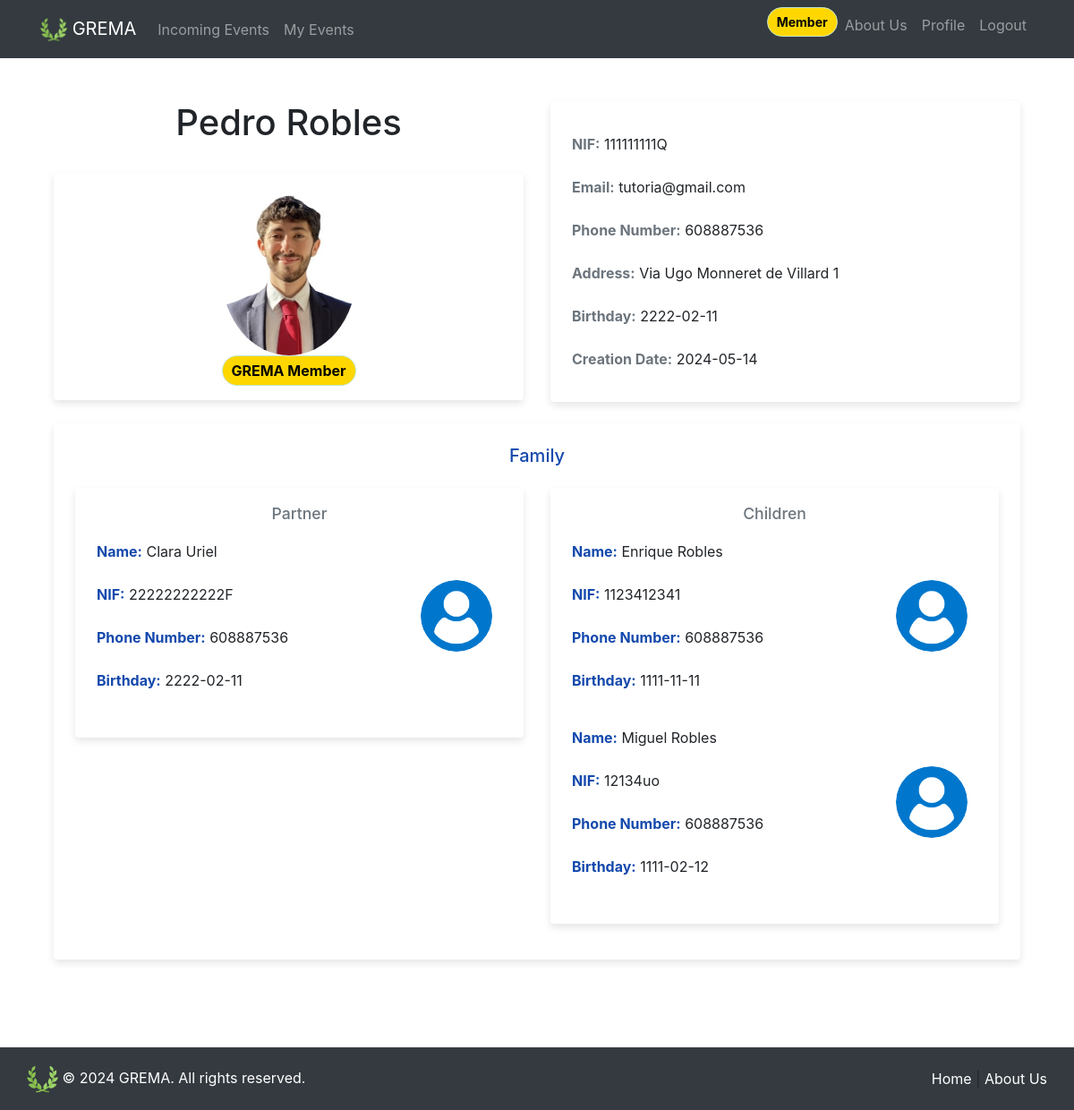
The app's page /profile (signed in) with its own data.
### website/models.py (models this page shows)
class User(db.Model, UserMixin):
    id = db.Column(db.Integer, primary_key=True, server_default="5")
    nif =db.Column(db.Integer, nullable=False)
    is_admin= False
    phone_number=db.Column(db.Integer)
    address=db.Column(db.String(150))
    email = db.Column(db.String(150), unique=True)
    password = db.Column(db.String(150), nullable=False)
    birthday = db.Column(db.Date)
    creation_date = db.Column(db.Date, default=func.current_date())
    first_name = db.Column(db.String(150))
    surname= db.Column(db.String(150))
    user_profile_image_url = db.Column(db.String(300))
    children = relationship("Child", back_populates="parent")
    partner = relationship("Partner", back_populates="user")

class Partner(db.Model):
    id = db.Column(db.Integer, primary_key=True)
    user_id = db.Column(db.Integer, db.ForeignKey('user.id'))
    nif =db.Column(db.Integer)
    birthday = db.Column(db.Date)
    creation_date = db.Column(db.Date, default=func.current_date())
    name = db.Column(db.String(150))
    phone_number=db.Column(db.Integer)
    partner_profile_image_url = db.Column(db.String(300))
    user_id = db.Column(db.Integer, db.ForeignKey('user.id'))
    user = relationship("User", back_populates="partner")

class Child(db.Model):
    id = db.Column(db.Integer, primary_key=True)
    user_id = db.Column(db.Integer, db.ForeignKey('user.id'))
    nif =db.Column(db.Integer)
    birthday = db.Column(db.Date)
    creation_date = db.Column(db.Date, default=func.current_date())
    name = db.Column(db.String(150))
    phone_number=db.Column(db.Integer)
    child_profile_image_url = db.Column(db.String(300))
    user_id = db.Column(db.Integer, db.ForeignKey('user.id'))
    parent = relationship("User", back_populates="children")

### website/views.py (the view)
@views.route('/profile', methods=['GET', 'POST'])
@login_required
def profile():
    return render_template('profile.html', user=current_user)

### website/views.py (called while the page is built)
@views.context_processor
def inject_membership():
    if current_user.is_authenticated:
        is_member = Fee.query.filter_by(user_fee=current_user.id, payed=True).first() is not None
    else:
        is_member = False
    return dict(is_member=is_member)

### website/templates/profile.html (shortened to what this page needs)
{% extends "base.html" %}
{% block content%}
<br><br />
<div class="container">
    <div class="row">
        <div class="col-md-6">
            <h1 class="text-center ">{{ user.first_name}} {{ user.surname }}</h1>
            <br>
            <div class="card mb-4">
                <div class="profile-image-container mx-auto mt-4">
                    {% if user.user_profile_image_url %}
                    <img src="{{ user.user_profile_image_url }}" class="card-img-top rounded-circle"
                        alt="Profile Image">
                    {% else %}
                    <img src="{{ url_for('static', filename='images/userLogo.png') }}"
                        class="card-img-top rounded-circle" alt="{{ user.first_name }}">
                    {% endif %}
                    {% if is_member %}
                    <div class="alert alert-success text-center rounded-pill" role="alert"
                        style="background-color: gold; color: black; padding: 4px;">
                        <strong>GREMA Member</strong>
                    </div>
                    {% endif %}
                </div>
            </div>
        </div>
        <div class="col-md-6">
            <div class="card mb-4">
                <div class="card-body">
                    <ul class="list-group list-group-flush">
                        <li class="list-group-item"><strong class="text-secondary">NIF:</strong> {{ user.nif }}</li>
                        <li class="list-group-item"><strong class="text-secondary">Email:</strong> {{ user.email }}</li>
                        <li class="list-group-item"><strong class="text-secondary">Phone Number:</strong> {{
                            user.phone_number }}</li>
                        <li class="list-group-item"><strong class="text-secondary">Address:</strong> {{ user.address }}
                        </li>
                        <li class="list-group-item"><strong class="text-secondary">Birthday:</strong> {{ user.birthday
                            }}</li>
                        <li class="list-group-item"><strong class="text-secondary">Creation Date:</strong> {{
                            user.creation_date }}</li>
                    </ul>
                </div>
            </div>
        </div>
    </div>
    {% if user.partner or user.children %}
    <div class="row">
        <div class="col-md-12">
            <div class="card mb-4">
                <div class="card-body">
                    <h5 class="card-title text-center mb-4 custom-color">Family</h5>
                    <div class="row">
                        <div class="col-md-6">
                            {% if user.partner %}
                            <div class="card mb-3">
                                <div class="card-body">
                                    <h6 class="card-subtitle mb-2 text-muted text-center text-warning">Partner</h6>
                                    {% for partner in user.partner %}
                                    <div class="row align-items-center mb-3">
                                        <div class="col-md-9">
                                            <ul class="list-group list-group-flush">
                                                <li class="list-group-item"><strong class="custom-color">Name:</strong> {{
                                                    partner.name }}</li>
                                                <li class="list-group-item"><strong class="custom-color">NIF:</strong> {{
                                                    partner.nif }}</li>
                                                <li class="list-group-item"><strong class="custom-color">Phone
                                                        Number:</strong> {{ partner.phone_number }}</li>
                                                <li class="list-group-item"><strong class="custom-color">Birthday:</strong>
                                                    {{ partner.birthday }}</li>
                                            </ul>
                                        </div>
                                        <div class="col-md-3">
                                            <div class="partner-image-container">
                                                {% if partner.partner_profile_image_url %}
                                                <img src="{{ partner.partner_profile_image_url }}" class="rounded-circle"
                                                    alt="Partner Image">
                                                {% else %}
                                                <img src="{{ url_for('static', filename='images/userLogo.png') }}"
                                                    class="rounded-circle" alt="Default Partner Image">
                                                {% endif %}
                                            </div>
                                        </div>
                                    </div>
                                    {% endfor %}
                                </div>
                            </div>
                            {% endif %}
                        </div>
                        <div class="col-md-6">
                            {% if user.children %}
                            <div class="card mb-3">
                                <div class="card-body">
                                    <h6 class="card-subtitle mb-2 text-muted text-center text-warning">Children</h6>
                                    {% for child in user.children %}
                                    <div class="row align-items-center mb-3">
                                        <div class="col-md-9">
                                            <ul class="list-group list-group-flush">
                                                <li class="list-group-item"><strong class="custom-color">Name:</strong> {{
                                                    child.name }}</li>
                                                <li class="list-group-item"><strong class="custom-color">NIF:</strong> {{
                                                    child.nif }}</li>
                                                <li class="list-group-item"><strong class="custom-color">Phone
                                                        Number:</strong> {{ child.phone_number }}</li>
                                                <li class="list-group-item"><strong class="custom-color">Birthday:</strong>
                                                    {{ child.birthday }}</li>
                                            </ul>
                                        </div>
                                        <div class="col-md-3">
                                            <div class="child-image-container">
                                                {% if child.child_profile_image_url %}
                                                <img src="{{ child.child_profile_image_url }}" class="rounded-circle"
                                                    alt="Child Image">
                                                {% else %}
                                                <img src="{{ url_for('static', filename='images/userLogo.png') }}"
                                                    class="rounded-circle" alt="Default Child Image">
                                                {% endif %}
                                            </div>
                                        </div>
                                    </div>
                                    {% endfor %}
                                </div>
                            </div>
                            {% endif %}
                        </div>
                    </div>
                </div>
            </div>
        </div>
    </div>
    {% endif %}
</div>
{% endblock %}

### website/templates/base.html (shortened to what this page needs)
<!DOCTYPE html>
<html>
  <head>
    <link rel="stylesheet" href="/static/base.css">
    <link
      rel="stylesheet"
      href="https://stackpath.bootstrapcdn.com/bootstrap/4.4.1/css/bootstrap.min.css"
    />
    <link
      rel="stylesheet"
      href="https://stackpath.bootstrapcdn.com/font-awesome/4.7.0/css/font-awesome.min.css"
    />
  </head>
  <body>
    <nav class="navbar navbar-expand-lg navbar-dark bg-dark">
      <div class="container">
        <a class="navbar-brand" href="/"><img src="{{ url_for('static', filename='images/greek_laurel.png') }}" alt="GREMA" style="max-height: 30px"> GREMA</a>
        <div class="collapse navbar-collapse" id="navbar">
          <ul class="navbar-nav mr-auto">
            {% if user.is_authenticated %}
            <li class="nav-item">
              <a class="nav-link" href="/">Incoming Events</a>
            </li>
            <li class="nav-item">
              <a class="nav-link" href="/my_events">My Events</a>
            </li>
            {% endif %}
          </ul>
          {% if user.is_authenticated %}
          <ul class="navbar-nav ml-auto">
            {% if not is_member %}
            <li class="nav-item">
              <a class="nav-item nav-link btn my-button btn-warning rounded-pill font-weight-bold" id="becomeMember" href="/become_member"
                style="color: #333;"><span class="span-hover">Become member!</span></a>
            </li>
            {% else %}
            <div class="alert alert-success text-center rounded-pill" role="alert"
              style="background-color: gold; color: black; font-size: 14px; padding: 5px 10px;">
              <strong>Member</strong>
            </div>
            {% endif %}
            <li class="nav-item">
              <a class="nav-link" href="/about_us">About Us</a>
            </li>
            <li class="nav-item">
              <a class="nav-link" href="/profile">Profile</a>
            </li>
            <li class="nav-item">
              <a class="nav-link" href="/logout">Logout</a>
            </li>
          </ul>
          {% endif %}
        </div>
      </div>
    </nav>
    <div class="container">{% block content %} {% endblock %}</div>
<br><br><br><br><br><br>
<footer class="footer">
  <div>
    <img src="/static/images/greek_laurel.png" alt="Laurel" />
    <span class="text-white">&copy; 2024 GREMA. All rights reserved.</span>
  </div>
  <div>
    <a href="/">Home</a> | <a href="/about_us">About Us</a>
  </div>
</footer>
  </body>
</html>

### website/static/base.css (style rules this page uses)
html { position: relative; min-height: 100%; }
body { margin-bottom: 100px; }
.footer { position: absolute; bottom: 0; width: 100%; height: 70px; background-color: #343a40; display: flex; align-items: center; justify-content: space-between; padding: 0 30px; box-sizing: border-box; }
.footer img { max-height: 35px; max-width: 100%; vertical-align: middle; align-items: center; }
.footer p, .footer a { color: #fff; margin-bottom: 0; }

### website/templates/profile.html (style rules this page uses)
.profile-image-container { max-width: 150px; }
.card { border: none; box-shadow: 0 4px 8px rgba(0, 0, 0, 0.1); }
.card-body { padding: 1.5rem; }
.list-group-item { border: none; padding: 0.75rem 0; }
.card-subtitle { font-size: 1.1rem; }
.custom-color { color: rgb(20, 73, 172); }
.partner-image-container img, .child-image-container img { max-width: 80px; height: auto; }

### records on screen
User: first_name "Pedro", surname "Robles", user_profile_image_url (picture), nif "111111111Q", email "tutoria@gmail.com", phone_number "608887536", address "Via Ugo Monneret de Villard 1", birthday "2222-02-11", creation_date "2024-05-14"
Partner: name "Clara Uriel", nif "22222222222F", phone_number "608887536", birthday "2222-02-11"
Child: name "Enrique Robles", nif "1123412341", phone_number "608887536", birthday "1111-11-11"
Child: name "Miguel Robles", nif "12134uo", phone_number "608887536", birthday "1111-02-12"
